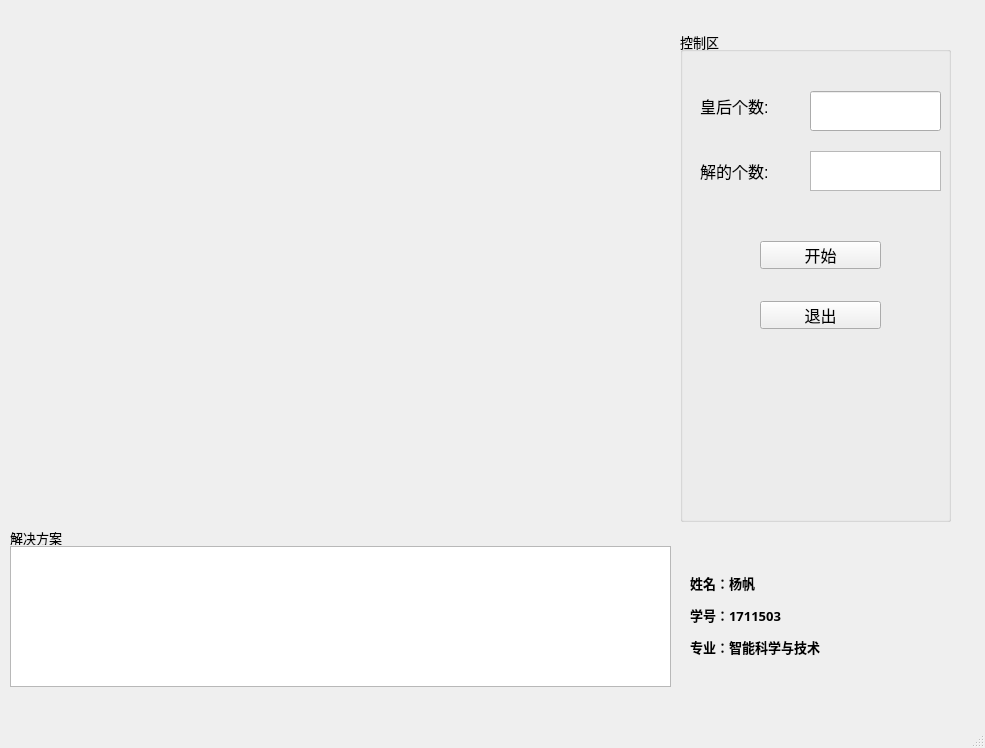
<?xml version="1.0" encoding="UTF-8"?>
<ui version="4.0">
 <class>MainWindow</class>
 <widget class="QMainWindow" name="MainWindow">
  <property name="geometry">
   <rect>
    <x>0</x>
    <y>0</y>
    <width>985</width>
    <height>748</height>
   </rect>
  </property>
  <property name="font">
   <font>
    <pointsize>10</pointsize>
   </font>
  </property>
  <property name="windowTitle">
   <string>N皇后问题解决方案</string>
  </property>
  <widget class="QWidget" name="centralwidget">
   <widget class="QGroupBox" name="groupBox">
    <property name="geometry">
     <rect>
      <x>680</x>
      <y>31</y>
      <width>271</width>
      <height>491</height>
     </rect>
    </property>
    <property name="title">
     <string>控制区</string>
    </property>
    <widget class="QLabel" name="label">
     <property name="geometry">
      <rect>
       <x>20</x>
       <y>60</y>
       <width>90</width>
       <height>30</height>
      </rect>
     </property>
     <property name="font">
      <font>
       <pointsize>12</pointsize>
      </font>
     </property>
     <property name="text">
      <string>皇后个数:</string>
     </property>
    </widget>
    <widget class="QPushButton" name="Start">
     <property name="geometry">
      <rect>
       <x>80</x>
       <y>210</y>
       <width>121</width>
       <height>28</height>
      </rect>
     </property>
     <property name="font">
      <font>
       <pointsize>12</pointsize>
      </font>
     </property>
     <property name="text">
      <string>开始</string>
     </property>
    </widget>
    <widget class="QPushButton" name="Exit">
     <property name="geometry">
      <rect>
       <x>80</x>
       <y>270</y>
       <width>121</width>
       <height>28</height>
      </rect>
     </property>
     <property name="font">
      <font>
       <pointsize>12</pointsize>
      </font>
     </property>
     <property name="text">
      <string>退出</string>
     </property>
    </widget>
    <widget class="QLineEdit" name="NumOfQueen">
     <property name="geometry">
      <rect>
       <x>130</x>
       <y>60</y>
       <width>131</width>
       <height>40</height>
      </rect>
     </property>
     <property name="font">
      <font>
       <pointsize>12</pointsize>
      </font>
     </property>
    </widget>
    <widget class="QLabel" name="label_2">
     <property name="geometry">
      <rect>
       <x>20</x>
       <y>130</y>
       <width>91</width>
       <height>20</height>
      </rect>
     </property>
     <property name="font">
      <font>
       <pointsize>12</pointsize>
      </font>
     </property>
     <property name="text">
      <string>解的个数:</string>
     </property>
    </widget>
    <widget class="QTextEdit" name="textEdit">
     <property name="geometry">
      <rect>
       <x>130</x>
       <y>120</y>
       <width>131</width>
       <height>40</height>
      </rect>
     </property>
     <property name="font">
      <font>
       <pointsize>12</pointsize>
      </font>
     </property>
    </widget>
   </widget>
   <widget class="QTextEdit" name="textEdit_2">
    <property name="geometry">
     <rect>
      <x>10</x>
      <y>546</y>
      <width>661</width>
      <height>141</height>
     </rect>
    </property>
   </widget>
   <widget class="QLabel" name="label_3">
    <property name="geometry">
     <rect>
      <x>10</x>
      <y>530</y>
      <width>72</width>
      <height>15</height>
     </rect>
    </property>
    <property name="text">
     <string>解决方案</string>
    </property>
   </widget>
   <widget class="QLabel" name="label_4">
    <property name="geometry">
     <rect>
      <x>690</x>
      <y>550</y>
      <width>251</width>
      <height>131</height>
     </rect>
    </property>
    <property name="font">
     <font>
      <family>Adobe 宋体 Std L</family>
      <pointsize>10</pointsize>
      <weight>75</weight>
      <italic>false</italic>
      <bold>true</bold>
      <underline>false</underline>
     </font>
    </property>
    <property name="text">
     <string>&lt;html&gt;&lt;head/&gt;&lt;body&gt;&lt;p&gt;姓名：杨帆&lt;/p&gt;&lt;p&gt;学号：1711503&lt;/p&gt;&lt;p&gt;专业：智能科学与技术&lt;/p&gt;&lt;/body&gt;&lt;/html&gt;</string>
    </property>
   </widget>
  </widget>
  <widget class="QMenuBar" name="menubar">
   <property name="geometry">
    <rect>
     <x>0</x>
     <y>0</y>
     <width>985</width>
     <height>26</height>
    </rect>
   </property>
  </widget>
  <widget class="QStatusBar" name="statusbar"/>
 </widget>
 <resources/>
 <connections>
  <connection>
   <sender>Exit</sender>
   <signal>clicked()</signal>
   <receiver>MainWindow</receiver>
   <slot>close()</slot>
   <hints>
    <hint type="sourcelabel">
     <x>880</x>
     <y>369</y>
    </hint>
    <hint type="destinationlabel">
     <x>492</x>
     <y>299</y>
    </hint>
   </hints>
  </connection>
 </connections>
</ui>
